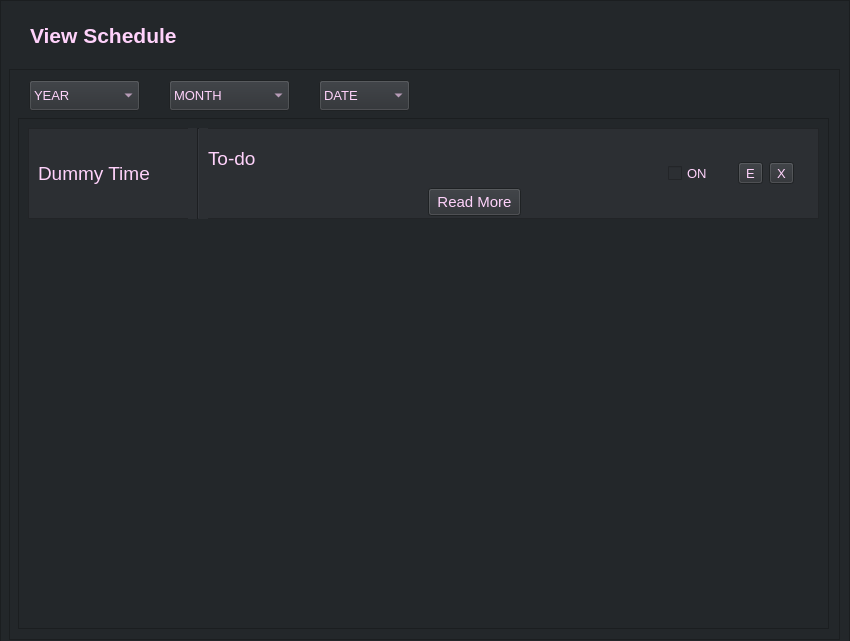
<?xml version="1.0" encoding="UTF-8"?>
<ui version="4.0">
 <class>Form</class>
 <widget class="QWidget" name="Form">
  <property name="geometry">
   <rect>
    <x>0</x>
    <y>0</y>
    <width>850</width>
    <height>641</height>
   </rect>
  </property>
  <property name="windowTitle">
   <string>Form</string>
  </property>
  <property name="styleSheet">
   <string notr="true">background-color: rgb(35, 39, 42);
color: rgb(255, 255, 255);</string>
  </property>
  <widget class="QFrame" name="frame_outer_schedule_view">
   <property name="geometry">
    <rect>
     <x>0</x>
     <y>0</y>
     <width>850</width>
     <height>650</height>
    </rect>
   </property>
   <property name="styleSheet">
    <string notr="true">background-color: rgb(35, 39, 42);</string>
   </property>
   <property name="frameShape">
    <enum>QFrame::StyledPanel</enum>
   </property>
   <property name="frameShadow">
    <enum>QFrame::Raised</enum>
   </property>
   <widget class="QLabel" name="label_schedule_view">
    <property name="geometry">
     <rect>
      <x>30</x>
      <y>20</y>
      <width>201</width>
      <height>31</height>
     </rect>
    </property>
    <property name="font">
     <font>
      <family>Arial</family>
      <pointsize>16</pointsize>
      <weight>75</weight>
      <bold>true</bold>
     </font>
    </property>
    <property name="styleSheet">
     <string notr="true">color: rgb(255, 210, 251);</string>
    </property>
    <property name="text">
     <string>View Schedule</string>
    </property>
   </widget>
   <widget class="QFrame" name="frame_center_schedule_view">
    <property name="geometry">
     <rect>
      <x>9</x>
      <y>69</y>
      <width>831</width>
      <height>571</height>
     </rect>
    </property>
    <property name="frameShape">
     <enum>QFrame::StyledPanel</enum>
    </property>
    <property name="frameShadow">
     <enum>QFrame::Raised</enum>
    </property>
    <widget class="QComboBox" name="combobox_year_schedule_view">
     <property name="geometry">
      <rect>
       <x>20</x>
       <y>11</y>
       <width>111</width>
       <height>31</height>
      </rect>
     </property>
     <property name="font">
      <font>
       <family>Arial</family>
       <pointsize>10</pointsize>
      </font>
     </property>
     <property name="styleSheet">
      <string notr="true">background-color: rgb(44, 47, 51);
color: rgb(255, 210, 251);</string>
     </property>
     <item>
      <property name="text">
       <string>YEAR</string>
      </property>
     </item>
     <item>
      <property name="text">
       <string>2021</string>
      </property>
     </item>
     <item>
      <property name="text">
       <string>2022</string>
      </property>
     </item>
     <item>
      <property name="text">
       <string>2023</string>
      </property>
     </item>
     <item>
      <property name="text">
       <string>2024</string>
      </property>
     </item>
     <item>
      <property name="text">
       <string>2025</string>
      </property>
     </item>
     <item>
      <property name="text">
       <string>New Item</string>
      </property>
     </item>
    </widget>
    <widget class="QComboBox" name="combobox_month_schedule_view">
     <property name="geometry">
      <rect>
       <x>160</x>
       <y>11</y>
       <width>121</width>
       <height>31</height>
      </rect>
     </property>
     <property name="font">
      <font>
       <family>Arial</family>
       <pointsize>10</pointsize>
      </font>
     </property>
     <property name="styleSheet">
      <string notr="true">background-color: rgb(44, 47, 51);
color: rgb(255, 210, 251);</string>
     </property>
     <item>
      <property name="text">
       <string>MONTH</string>
      </property>
     </item>
     <item>
      <property name="text">
       <string>Jan</string>
      </property>
     </item>
     <item>
      <property name="text">
       <string>Feb</string>
      </property>
     </item>
     <item>
      <property name="text">
       <string>Mar</string>
      </property>
     </item>
     <item>
      <property name="text">
       <string>Apr</string>
      </property>
     </item>
     <item>
      <property name="text">
       <string>May</string>
      </property>
     </item>
     <item>
      <property name="text">
       <string>June</string>
      </property>
     </item>
     <item>
      <property name="text">
       <string>July</string>
      </property>
     </item>
     <item>
      <property name="text">
       <string>Aug</string>
      </property>
     </item>
     <item>
      <property name="text">
       <string>Sept</string>
      </property>
     </item>
     <item>
      <property name="text">
       <string>Oct</string>
      </property>
     </item>
     <item>
      <property name="text">
       <string>Nov</string>
      </property>
     </item>
     <item>
      <property name="text">
       <string>Dec</string>
      </property>
     </item>
    </widget>
    <widget class="QComboBox" name="combobox_date_schedule_view">
     <property name="geometry">
      <rect>
       <x>310</x>
       <y>11</y>
       <width>91</width>
       <height>31</height>
      </rect>
     </property>
     <property name="font">
      <font>
       <family>Arial</family>
       <pointsize>10</pointsize>
      </font>
     </property>
     <property name="styleSheet">
      <string notr="true">background-color: rgb(44, 47, 51);
color: rgb(255, 210, 251);</string>
     </property>
     <item>
      <property name="text">
       <string>DATE</string>
      </property>
     </item>
     <item>
      <property name="text">
       <string>1</string>
      </property>
     </item>
     <item>
      <property name="text">
       <string>2</string>
      </property>
     </item>
     <item>
      <property name="text">
       <string>3</string>
      </property>
     </item>
     <item>
      <property name="text">
       <string>4</string>
      </property>
     </item>
     <item>
      <property name="text">
       <string>5</string>
      </property>
     </item>
     <item>
      <property name="text">
       <string>6</string>
      </property>
     </item>
     <item>
      <property name="text">
       <string>7</string>
      </property>
     </item>
     <item>
      <property name="text">
       <string>8</string>
      </property>
     </item>
     <item>
      <property name="text">
       <string>9</string>
      </property>
     </item>
     <item>
      <property name="text">
       <string>10</string>
      </property>
     </item>
     <item>
      <property name="text">
       <string>11</string>
      </property>
     </item>
     <item>
      <property name="text">
       <string>12</string>
      </property>
     </item>
     <item>
      <property name="text">
       <string>13</string>
      </property>
     </item>
     <item>
      <property name="text">
       <string>14</string>
      </property>
     </item>
     <item>
      <property name="text">
       <string>15</string>
      </property>
     </item>
     <item>
      <property name="text">
       <string>16</string>
      </property>
     </item>
     <item>
      <property name="text">
       <string>17</string>
      </property>
     </item>
     <item>
      <property name="text">
       <string>18</string>
      </property>
     </item>
     <item>
      <property name="text">
       <string>19</string>
      </property>
     </item>
     <item>
      <property name="text">
       <string>20</string>
      </property>
     </item>
     <item>
      <property name="text">
       <string>21</string>
      </property>
     </item>
     <item>
      <property name="text">
       <string>22</string>
      </property>
     </item>
     <item>
      <property name="text">
       <string>23</string>
      </property>
     </item>
     <item>
      <property name="text">
       <string>24</string>
      </property>
     </item>
     <item>
      <property name="text">
       <string>25</string>
      </property>
     </item>
     <item>
      <property name="text">
       <string>26</string>
      </property>
     </item>
     <item>
      <property name="text">
       <string>27</string>
      </property>
     </item>
     <item>
      <property name="text">
       <string>28</string>
      </property>
     </item>
     <item>
      <property name="text">
       <string>29</string>
      </property>
     </item>
     <item>
      <property name="text">
       <string>30</string>
      </property>
     </item>
     <item>
      <property name="text">
       <string>31</string>
      </property>
     </item>
    </widget>
    <widget class="QFrame" name="frame_inner_schedule_view">
     <property name="geometry">
      <rect>
       <x>9</x>
       <y>49</y>
       <width>811</width>
       <height>511</height>
      </rect>
     </property>
     <property name="frameShape">
      <enum>QFrame::StyledPanel</enum>
     </property>
     <property name="frameShadow">
      <enum>QFrame::Raised</enum>
     </property>
     <widget class="QFrame" name="frame_schedule_view">
      <property name="geometry">
       <rect>
        <x>10</x>
        <y>10</y>
        <width>791</width>
        <height>91</height>
       </rect>
      </property>
      <property name="styleSheet">
       <string notr="true">background-color: rgb(44, 47, 51);
color: rgb(255, 255, 255);</string>
      </property>
      <property name="frameShape">
       <enum>QFrame::StyledPanel</enum>
      </property>
      <property name="frameShadow">
       <enum>QFrame::Raised</enum>
      </property>
      <widget class="QWidget" name="horizontalLayoutWidget_2">
       <property name="geometry">
        <rect>
         <x>640</x>
         <y>30</y>
         <width>126</width>
         <height>31</height>
        </rect>
       </property>
       <layout class="QHBoxLayout" name="horizontallayout_schedule_view">
        <item>
         <widget class="QCheckBox" name="checkbox_notification_on_schedule_view">
          <property name="font">
           <font>
            <family>Arial</family>
            <pointsize>10</pointsize>
           </font>
          </property>
          <property name="styleSheet">
           <string notr="true">color: rgb(255, 210, 251);</string>
          </property>
          <property name="text">
           <string>ON</string>
          </property>
         </widget>
        </item>
        <item>
         <widget class="QToolButton" name="button_edit_schedule_view">
          <property name="font">
           <font>
            <family>Arial</family>
            <pointsize>10</pointsize>
           </font>
          </property>
          <property name="styleSheet">
           <string notr="true">color: rgb(255, 210, 251);</string>
          </property>
          <property name="text">
           <string>E</string>
          </property>
         </widget>
        </item>
        <item>
         <widget class="QToolButton" name="button_close_schedule_view">
          <property name="font">
           <font>
            <family>Arial</family>
            <pointsize>10</pointsize>
           </font>
          </property>
          <property name="styleSheet">
           <string notr="true">color: rgb(255, 210, 251);</string>
          </property>
          <property name="text">
           <string>X</string>
          </property>
         </widget>
        </item>
       </layout>
      </widget>
      <widget class="QLabel" name="label_time_schedule_view">
       <property name="geometry">
        <rect>
         <x>10</x>
         <y>20</y>
         <width>151</width>
         <height>51</height>
        </rect>
       </property>
       <property name="font">
        <font>
         <family>Arial</family>
         <pointsize>14</pointsize>
         <weight>50</weight>
         <bold>false</bold>
        </font>
       </property>
       <property name="styleSheet">
        <string notr="true">color: rgb(255, 210, 251);</string>
       </property>
       <property name="text">
        <string>Dummy Time</string>
       </property>
      </widget>
      <widget class="Line" name="line">
       <property name="geometry">
        <rect>
         <x>160</x>
         <y>0</y>
         <width>20</width>
         <height>91</height>
        </rect>
       </property>
       <property name="orientation">
        <enum>Qt::Vertical</enum>
       </property>
      </widget>
      <widget class="QLabel" name="label_content_schedule_view">
       <property name="geometry">
        <rect>
         <x>180</x>
         <y>10</y>
         <width>441</width>
         <height>41</height>
        </rect>
       </property>
       <property name="font">
        <font>
         <family>Arial</family>
         <pointsize>14</pointsize>
        </font>
       </property>
       <property name="styleSheet">
        <string notr="true">color: rgb(255, 210, 251);</string>
       </property>
       <property name="text">
        <string>To-do</string>
       </property>
      </widget>
      <widget class="QPushButton" name="button_readmore_schedule_view">
       <property name="geometry">
        <rect>
         <x>400</x>
         <y>60</y>
         <width>93</width>
         <height>28</height>
        </rect>
       </property>
       <property name="font">
        <font>
         <family>Arial</family>
         <pointsize>11</pointsize>
        </font>
       </property>
       <property name="styleSheet">
        <string notr="true">color: rgb(255, 210, 251);</string>
       </property>
       <property name="text">
        <string>Read More</string>
       </property>
      </widget>
     </widget>
    </widget>
   </widget>
  </widget>
 </widget>
 <resources/>
 <connections/>
</ui>
